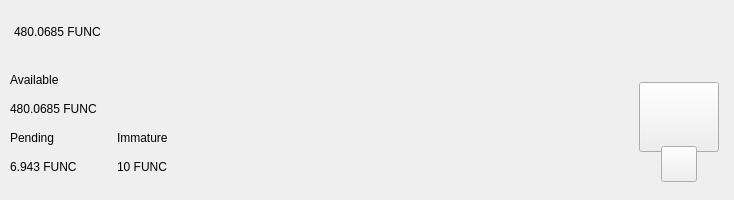
<?xml version="1.0" encoding="UTF-8"?>
<ui version="4.0">
 <class>TopBar</class>
 <widget class="QWidget" name="TopBar">
  <property name="geometry">
   <rect>
    <x>0</x>
    <y>0</y>
    <width>734</width>
    <height>200</height>
   </rect>
  </property>
  <property name="minimumSize">
   <size>
    <width>0</width>
    <height>200</height>
   </size>
  </property>
  <property name="maximumSize">
   <size>
    <width>16777215</width>
    <height>200</height>
   </size>
  </property>
  <property name="windowTitle">
   <string>Form</string>
  </property>
  <layout class="QVBoxLayout" name="verticalLayout_10" stretch="0">
   <property name="spacing">
    <number>0</number>
   </property>
   <property name="leftMargin">
    <number>0</number>
   </property>
   <property name="topMargin">
    <number>0</number>
   </property>
   <property name="rightMargin">
    <number>0</number>
   </property>
   <property name="bottomMargin">
    <number>0</number>
   </property>
   <item>
    <widget class="PFBorderImage" name="containerTop">
     <layout class="QVBoxLayout" name="verticalLayout_11">
      <property name="spacing">
       <number>0</number>
      </property>
      <property name="leftMargin">
       <number>0</number>
      </property>
      <property name="topMargin">
       <number>0</number>
      </property>
      <property name="rightMargin">
       <number>0</number>
      </property>
      <property name="bottomMargin">
       <number>0</number>
      </property>
      <item>
       <widget class="QWidget" name="top_container_2" native="true">
        <property name="minimumSize">
         <size>
          <width>0</width>
          <height>65</height>
         </size>
        </property>
        <layout class="QHBoxLayout" name="top_container">
         <property name="spacing">
          <number>0</number>
         </property>
         <property name="leftMargin">
          <number>14</number>
         </property>
         <property name="topMargin">
          <number>0</number>
         </property>
         <property name="rightMargin">
          <number>14</number>
         </property>
         <property name="bottomMargin">
          <number>0</number>
         </property>
         <item alignment="Qt::AlignVCenter">
          <widget class="QWidget" name="widgetTopAmount" native="true">
           <property name="sizePolicy">
            <sizepolicy hsizetype="Preferred" vsizetype="Maximum">
             <horstretch>0</horstretch>
             <verstretch>0</verstretch>
            </sizepolicy>
           </property>
           <layout class="QHBoxLayout" name="horizontalLayout_5">
            <property name="spacing">
             <number>0</number>
            </property>
            <property name="leftMargin">
             <number>0</number>
            </property>
            <property name="topMargin">
             <number>0</number>
            </property>
            <property name="rightMargin">
             <number>0</number>
            </property>
            <property name="bottomMargin">
             <number>0</number>
            </property>
            <item alignment="Qt::AlignTop">
             <widget class="QLabel" name="labelAmountTopFunc">
              <property name="minimumSize">
               <size>
                <width>0</width>
                <height>36</height>
               </size>
              </property>
              <property name="styleSheet">
               <string notr="true">padding:0px;margin:0px;</string>
              </property>
              <property name="text">
               <string notr="true">480.0685 FUNC</string>
              </property>
             </widget>
            </item>
           </layout>
          </widget>
         </item>
         <item>
          <spacer name="horizontalSpacer">
           <property name="orientation">
            <enum>Qt::Horizontal</enum>
           </property>
           <property name="sizeHint" stdset="0">
            <size>
             <width>40</width>
             <height>20</height>
            </size>
           </property>
          </spacer>
         </item>
         <item>
          <layout class="QHBoxLayout" name="horizontalLayout_4">
           <property name="spacing">
            <number>12</number>
           </property>
           <property name="rightMargin">
            <number>0</number>
           </property>
           <item alignment="Qt::AlignRight">
            <widget class="QWidget" name="layoutSync" native="true">
             <property name="minimumSize">
              <size>
               <width>0</width>
               <height>36</height>
              </size>
             </property>
             <property name="maximumSize">
              <size>
               <width>16777215</width>
               <height>36</height>
              </size>
             </property>
             <layout class="QVBoxLayout" name="verticalLayout_9">
              <property name="leftMargin">
               <number>0</number>
              </property>
              <property name="topMargin">
               <number>0</number>
              </property>
              <property name="rightMargin">
               <number>0</number>
              </property>
              <property name="bottomMargin">
               <number>0</number>
              </property>
              <item>
               <widget class="ExpandableButton" name="pushButtonSync" native="true">
                <property name="minimumSize">
                 <size>
                  <width>36</width>
                  <height>36</height>
                 </size>
                </property>
                <property name="maximumSize">
                 <size>
                  <width>16777215</width>
                  <height>36</height>
                 </size>
                </property>
               </widget>
              </item>
             </layout>
            </widget>
           </item>
           <item>
            <widget class="ExpandableButton" name="pushButtonHDUpgrade" native="true">
             <property name="minimumSize">
              <size>
               <width>36</width>
               <height>36</height>
              </size>
             </property>
            </widget>
           </item>
           <item>
            <widget class="ExpandableButton" name="pushButtonStack" native="true">
             <property name="minimumSize">
              <size>
               <width>36</width>
               <height>36</height>
              </size>
             </property>
            </widget>
           </item>
           <item>
            <widget class="ExpandableButton" name="pushButtonColdStaking" native="true">
             <property name="minimumSize">
              <size>
               <width>36</width>
               <height>36</height>
              </size>
             </property>
            </widget>
           </item>
           <item>
            <widget class="ExpandableButton" name="pushButtonConnection" native="true">
             <property name="minimumSize">
              <size>
               <width>36</width>
               <height>36</height>
              </size>
             </property>
            </widget>
           </item>
           <item>
            <widget class="ExpandableButton" name="pushButtonTor" native="true">
             <property name="minimumSize">
              <size>
               <width>36</width>
               <height>36</height>
              </size>
             </property>
            </widget>
           </item>
           <item>
            <widget class="ExpandableButton" name="pushButtonLock" native="true">
             <property name="sizePolicy">
              <sizepolicy hsizetype="Expanding" vsizetype="Expanding">
               <horstretch>0</horstretch>
               <verstretch>0</verstretch>
              </sizepolicy>
             </property>
             <property name="minimumSize">
              <size>
               <width>36</width>
               <height>0</height>
              </size>
             </property>
            </widget>
           </item>
           <item>
            <widget class="ExpandableButton" name="pushButtonTheme" native="true">
             <property name="minimumSize">
              <size>
               <width>36</width>
               <height>36</height>
              </size>
             </property>
             <property name="maximumSize">
              <size>
               <width>16777215</width>
               <height>36</height>
              </size>
             </property>
            </widget>
           </item>
           <item>
            <widget class="ExpandableButton" name="pushButtonFAQ" native="true">
             <property name="minimumSize">
              <size>
               <width>36</width>
               <height>36</height>
              </size>
             </property>
            </widget>
           </item>
          </layout>
         </item>
        </layout>
       </widget>
      </item>
      <item>
       <widget class="QWidget" name="bottom_container" native="true">
        <property name="minimumSize">
         <size>
          <width>0</width>
          <height>135</height>
         </size>
        </property>
        <layout class="QHBoxLayout" name="botton_container">
         <property name="leftMargin">
          <number>10</number>
         </property>
         <property name="topMargin">
          <number>0</number>
         </property>
         <property name="rightMargin">
          <number>10</number>
         </property>
         <property name="bottomMargin">
          <number>10</number>
         </property>
         <item>
          <layout class="QHBoxLayout" name="horizontalLayout_3">
           <property name="bottomMargin">
            <number>9</number>
           </property>
           <item>
            <layout class="QVBoxLayout" name="verticalLayout_7">
             <property name="spacing">
              <number>0</number>
             </property>
             <property name="leftMargin">
              <number>0</number>
             </property>
             <property name="rightMargin">
              <number>30</number>
             </property>
             <item>
              <layout class="QVBoxLayout" name="verticalLayout_2">
               <item>
                <widget class="QLabel" name="labelTitle1">
                 <property name="text">
                  <string>Available</string>
                 </property>
                </widget>
               </item>
               <item>
                <widget class="QLabel" name="labelAmountFunc">
                 <property name="text">
                  <string notr="true">480.0685 FUNC</string>
                 </property>
                </widget>
               </item>
              </layout>
             </item>
             <item>
              <layout class="QHBoxLayout" name="horizontalLayout_2">
               <property name="spacing">
                <number>0</number>
               </property>
               <item>
                <layout class="QVBoxLayout" name="verticalLayout_3">
                 <item>
                  <widget class="QLabel" name="labelTitle3">
                   <property name="text">
                    <string>Pending</string>
                   </property>
                  </widget>
                 </item>
                 <item>
                  <widget class="QLabel" name="labelPendingFunc">
                   <property name="text">
                    <string notr="true">6.943 FUNC</string>
                   </property>
                  </widget>
                 </item>
                </layout>
               </item>
               <item>
                <spacer name="horizontalSpacer_3">
                 <property name="orientation">
                  <enum>Qt::Horizontal</enum>
                 </property>
                 <property name="sizeType">
                  <enum>QSizePolicy::Fixed</enum>
                 </property>
                 <property name="sizeHint" stdset="0">
                  <size>
                   <width>40</width>
                   <height>20</height>
                  </size>
                 </property>
                </spacer>
               </item>
               <item>
                <layout class="QVBoxLayout" name="verticalLayout_4">
                 <item>
                  <widget class="QLabel" name="labelTitle4">
                   <property name="text">
                    <string>Immature</string>
                   </property>
                  </widget>
                 </item>
                 <item>
                  <widget class="QLabel" name="labelImmatureFunc">
                   <property name="text">
                    <string notr="true">10 FUNC</string>
                   </property>
                  </widget>
                 </item>
                </layout>
               </item>
              </layout>
             </item>
            </layout>
           </item>
          </layout>
         </item>
         <item>
          <spacer name="horizontalSpacer_2">
           <property name="orientation">
            <enum>Qt::Horizontal</enum>
           </property>
           <property name="sizeHint" stdset="0">
            <size>
             <width>40</width>
             <height>20</height>
            </size>
           </property>
          </spacer>
         </item>
         <item alignment="Qt::AlignHCenter|Qt::AlignVCenter">
          <widget class="QWidget" name="qrContainer" native="true">
           <property name="sizePolicy">
            <sizepolicy hsizetype="Preferred" vsizetype="Minimum">
             <horstretch>0</horstretch>
             <verstretch>0</verstretch>
            </sizepolicy>
           </property>
           <property name="minimumSize">
            <size>
             <width>90</width>
             <height>110</height>
            </size>
           </property>
           <property name="maximumSize">
            <size>
             <width>90</width>
             <height>110</height>
            </size>
           </property>
           <layout class="QVBoxLayout" name="containerQR">
            <property name="spacing">
             <number>0</number>
            </property>
            <property name="leftMargin">
             <number>5</number>
            </property>
            <property name="topMargin">
             <number>10</number>
            </property>
            <property name="rightMargin">
             <number>5</number>
            </property>
            <property name="bottomMargin">
             <number>0</number>
            </property>
            <item>
             <widget class="QPushButton" name="btnQr">
              <property name="minimumSize">
               <size>
                <width>70</width>
                <height>70</height>
               </size>
              </property>
              <property name="maximumSize">
               <size>
                <width>16777215</width>
                <height>70</height>
               </size>
              </property>
              <property name="focusPolicy">
               <enum>Qt::NoFocus</enum>
              </property>
              <property name="text">
               <string/>
              </property>
              <property name="iconSize">
               <size>
                <width>70</width>
                <height>70</height>
               </size>
              </property>
             </widget>
            </item>
            <item>
             <spacer name="verticalSpacer">
              <property name="orientation">
               <enum>Qt::Vertical</enum>
              </property>
              <property name="sizeType">
               <enum>QSizePolicy::Fixed</enum>
              </property>
              <property name="sizeHint" stdset="0">
               <size>
                <width>20</width>
                <height>20</height>
               </size>
              </property>
             </spacer>
            </item>
            <item alignment="Qt::AlignHCenter|Qt::AlignBottom">
             <widget class="QPushButton" name="pushButtonQR">
              <property name="minimumSize">
               <size>
                <width>36</width>
                <height>36</height>
               </size>
              </property>
              <property name="maximumSize">
               <size>
                <width>36</width>
                <height>36</height>
               </size>
              </property>
              <property name="focusPolicy">
               <enum>Qt::NoFocus</enum>
              </property>
              <property name="text">
               <string/>
              </property>
             </widget>
            </item>
           </layout>
          </widget>
         </item>
        </layout>
       </widget>
      </item>
     </layout>
    </widget>
   </item>
  </layout>
 </widget>
 <customwidgets>
  <customwidget>
   <class>ExpandableButton</class>
   <extends>QWidget</extends>
   <header>qt/func/expandablebutton.h</header>
   <container>1</container>
  </customwidget>
  <customwidget>
   <class>PFBorderImage</class>
   <extends>QFrame</extends>
   <header>qt/func/pfborderimage.h</header>
   <container>1</container>
  </customwidget>
 </customwidgets>
 <resources/>
 <connections/>
</ui>
